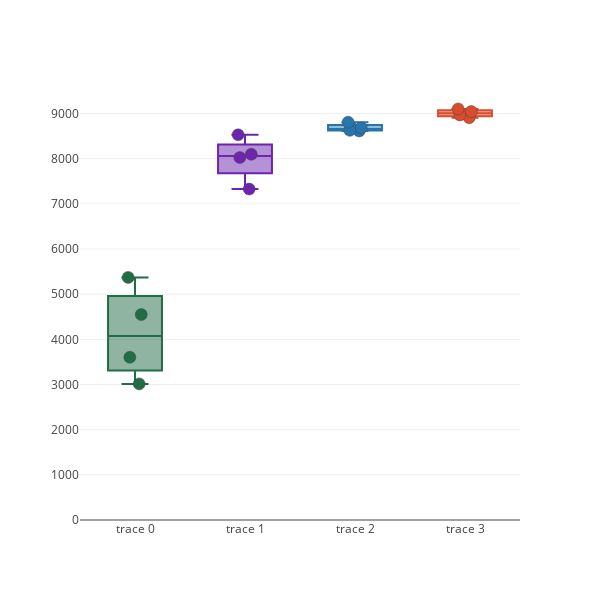

Notebook code for this chart:
### Code cell
fig = go.Figure()
for i, el in enumerate(fin):
    fig.add_trace(go.Box(y = el, boxpoints='all', pointpos=0, marker_color = color_palette[i], marker=dict(size=12, line = dict(width = 0.5))))
fig.update_layout(width = 600, height = 600, template = 'none', showlegend = False)
fig.update_yaxes(range = [0,9300])
#fig.write_image(r'D:\Projects\SPEC\figs_raw\Figure1c.pdf', width = 600, height = 600)

### Figure 1 — Plotly figure (JSON) as saved in the notebook; plotly's stock layout.template omitted (floating-point values rounded to 4 significant figures)
{"data": [{"boxpoints": "all", "marker": {"color": "#206d46", "line": {"width": 0.5}, "size": 12}, "pointpos": 0, "type": "box", "y": [5372, 4548, 3604, 3014]}, {"boxpoints": "all", "marker": {"color": "#6D25AD", "line": {"width": 0.5}, "size": 12}, "pointpos": 0, "type": "box", "y": [8528, 8026, 8098, 7328]}, {"boxpoints": "all", "marker": {"color": "#2576AD", "line": {"width": 0.5}, "size": 12}, "pointpos": 0, "type": "box", "y": [8683, 8615, 8629, 8809]}, {"boxpoints": "all", "marker": {"color": "#db4c2e", "line": {"width": 0.5}, "size": 12}, "pointpos": 0, "type": "box", "y": [9043, 9102, 8969, 8909]}], "layout": {"height": 600, "showlegend": false, "width": 600, "yaxis": {"range": [0, 9300]}}}
